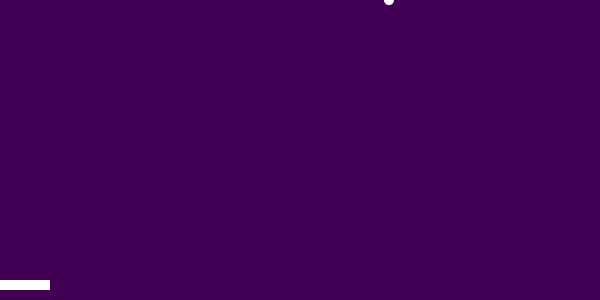
Frame 1 (no input)
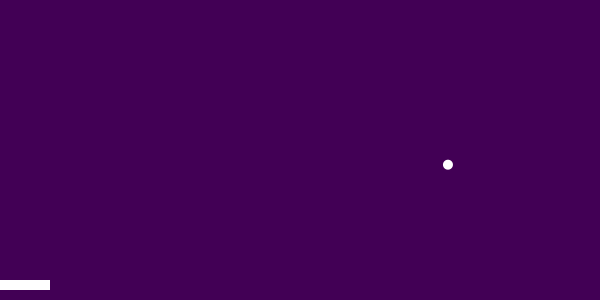
Frame 60 (the mouse pressed at the canvas centre just before this capture)
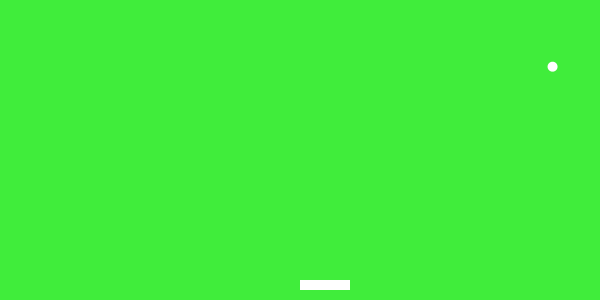
Frame 120 (the mouse held since frame 60 and released just before this capture)

The Processing sketch that drew these frames (run headless with seeded random() and noise(); from frame 60 on, the mouse is pressed at the canvas centre):

// Processing sketch: juego
// ── juego.pde
float ballX = 0, speedX = 1;
float ballY = 0, speedY = 0;
int score = 0;
color c = color(66, 0, 85);

void setup () {
  size(600, 300);
  ballX = random(0, width);
  noCursor();
}

void draw() {
  background(c);
  noStroke();
  fill(255);  
  speedY= speedY+0.09;
  ballX += speedX;
  ballY += speedY;

  if (ballX > width || ballX < 0 ) {
    speedX = -speedX;
  }
  if (ballY < 0 ) {
    speedY = -speedY;
  }
  if (ballX >= mouseX && ballX < mouseX + 50 && ballY > height-20) {
    speedY = -speedY;
  }
  if (ballY > height) {
    score++;
    if (score > 3) {
      println("Game Over");
    }
    ballY = 0;
    speedY= 0;
    ballX = random(width);
    println("Your score is: " + score + "...you looser");
  }

  //  int i = 0;
  //  while (i < 40) {
  //    ellipse(ballX+i*10, ballY, 10, 10);
  //    i++;
  //  }

  //for (int j = 0; j < 10; j++) {
  //  for (int i = 0; i < 10; i++) {
  //    ellipse(ballX-i*10, ballY-j*10, 10, 10);
  //  }
  //}
  //  fill (0,5);
  //  rect (0,0, width, height);

  ellipse(ballX, ballY, 10, 10);
  rect (mouseX, height-20, 50, 10);
}


void mousePressed() {
  loop();
  c = color(random(250), random(250), random(250));
  
}
